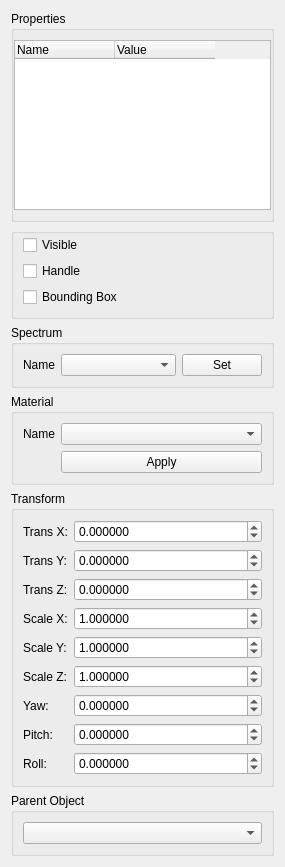
<?xml version="1.0" encoding="UTF-8"?>
<ui version="4.0">
 <class>ObjReprProp</class>
 <widget class="QWidget" name="ObjReprProp">
  <property name="geometry">
   <rect>
    <x>0</x>
    <y>0</y>
    <width>285</width>
    <height>846</height>
   </rect>
  </property>
  <property name="windowTitle">
   <string>Form</string>
  </property>
  <property name="styleSheet">
   <string notr="true"/>
  </property>
  <layout class="QVBoxLayout" name="verticalLayout">
   <item>
    <widget class="QGroupBox" name="propertiesBox">
     <property name="styleSheet">
      <string notr="true"/>
     </property>
     <property name="title">
      <string>Properties</string>
     </property>
     <layout class="QGridLayout" name="gridLayout">
      <property name="leftMargin">
       <number>0</number>
      </property>
      <property name="rightMargin">
       <number>0</number>
      </property>
      <item row="0" column="0">
       <widget class="QTableWidget" name="propTable">
        <property name="sizePolicy">
         <sizepolicy hsizetype="Preferred" vsizetype="Expanding">
          <horstretch>0</horstretch>
          <verstretch>0</verstretch>
         </sizepolicy>
        </property>
        <property name="minimumSize">
         <size>
          <width>0</width>
          <height>170</height>
         </size>
        </property>
        <property name="verticalScrollBarPolicy">
         <enum>Qt::ScrollBarAsNeeded</enum>
        </property>
        <property name="horizontalScrollBarPolicy">
         <enum>Qt::ScrollBarAsNeeded</enum>
        </property>
        <property name="editTriggers">
         <set>QAbstractItemView::AnyKeyPressed|QAbstractItemView::DoubleClicked|QAbstractItemView::EditKeyPressed</set>
        </property>
        <property name="alternatingRowColors">
         <bool>true</bool>
        </property>
        <property name="selectionMode">
         <enum>QAbstractItemView::NoSelection</enum>
        </property>
        <property name="textElideMode">
         <enum>Qt::ElideNone</enum>
        </property>
        <property name="verticalScrollMode">
         <enum>QAbstractItemView::ScrollPerPixel</enum>
        </property>
        <property name="horizontalScrollMode">
         <enum>QAbstractItemView::ScrollPerPixel</enum>
        </property>
        <property name="showGrid">
         <bool>false</bool>
        </property>
        <property name="wordWrap">
         <bool>true</bool>
        </property>
        <attribute name="horizontalHeaderCascadingSectionResizes">
         <bool>true</bool>
        </attribute>
        <attribute name="horizontalHeaderDefaultSectionSize">
         <number>100</number>
        </attribute>
        <attribute name="horizontalHeaderStretchLastSection">
         <bool>false</bool>
        </attribute>
        <attribute name="verticalHeaderCascadingSectionResizes">
         <bool>true</bool>
        </attribute>
        <column>
         <property name="text">
          <string>Name</string>
         </property>
         <property name="textAlignment">
          <set>AlignLeft|AlignVCenter</set>
         </property>
        </column>
        <column>
         <property name="text">
          <string>Value</string>
         </property>
         <property name="textAlignment">
          <set>AlignLeft|AlignVCenter</set>
         </property>
        </column>
       </widget>
      </item>
     </layout>
    </widget>
   </item>
   <item>
    <widget class="QGroupBox" name="groupBox">
     <layout class="QVBoxLayout" name="propertyLayout">
      <property name="leftMargin">
       <number>9</number>
      </property>
      <property name="topMargin">
       <number>1</number>
      </property>
      <property name="rightMargin">
       <number>9</number>
      </property>
      <item>
       <widget class="QCheckBox" name="visibleCheckbox">
        <property name="sizePolicy">
         <sizepolicy hsizetype="Preferred" vsizetype="Fixed">
          <horstretch>0</horstretch>
          <verstretch>0</verstretch>
         </sizepolicy>
        </property>
        <property name="minimumSize">
         <size>
          <width>0</width>
          <height>0</height>
         </size>
        </property>
        <property name="toolTip">
         <string>Toggle representation visibility</string>
        </property>
        <property name="text">
         <string>Visible</string>
        </property>
       </widget>
      </item>
      <item>
       <widget class="QCheckBox" name="handleCheckbox">
        <property name="toolTip">
         <string>Toggle handle visibility</string>
        </property>
        <property name="text">
         <string>Handle</string>
        </property>
       </widget>
      </item>
      <item>
       <widget class="QCheckBox" name="bbCheckbox">
        <property name="toolTip">
         <string>Toggle bound box visibility</string>
        </property>
        <property name="text">
         <string>Bounding Box</string>
        </property>
       </widget>
      </item>
     </layout>
    </widget>
   </item>
   <item>
    <widget class="QGroupBox" name="spectrumBox">
     <property name="enabled">
      <bool>true</bool>
     </property>
     <property name="title">
      <string>Spectrum</string>
     </property>
     <layout class="QVBoxLayout" name="verticalLayout_3">
      <item>
       <layout class="QHBoxLayout" name="horizontalLayout">
        <property name="topMargin">
         <number>0</number>
        </property>
        <item>
         <widget class="QLabel" name="label_11">
          <property name="enabled">
           <bool>true</bool>
          </property>
          <property name="sizePolicy">
           <sizepolicy hsizetype="Fixed" vsizetype="Preferred">
            <horstretch>0</horstretch>
            <verstretch>0</verstretch>
           </sizepolicy>
          </property>
          <property name="text">
           <string>Name</string>
          </property>
         </widget>
        </item>
        <item>
         <widget class="QComboBox" name="specnameBox">
          <property name="enabled">
           <bool>true</bool>
          </property>
          <property name="sizePolicy">
           <sizepolicy hsizetype="Expanding" vsizetype="Fixed">
            <horstretch>0</horstretch>
            <verstretch>0</verstretch>
           </sizepolicy>
          </property>
          <property name="toolTip">
           <string>Select spectrum</string>
          </property>
         </widget>
        </item>
        <item>
         <widget class="QPushButton" name="setSpecButton">
          <property name="enabled">
           <bool>true</bool>
          </property>
          <property name="sizePolicy">
           <sizepolicy hsizetype="Fixed" vsizetype="Fixed">
            <horstretch>0</horstretch>
            <verstretch>0</verstretch>
           </sizepolicy>
          </property>
          <property name="toolTip">
           <string>Set the selected spectrum to this object</string>
          </property>
          <property name="text">
           <string>Set</string>
          </property>
         </widget>
        </item>
       </layout>
      </item>
     </layout>
    </widget>
   </item>
   <item>
    <widget class="QGroupBox" name="materialBox">
     <property name="title">
      <string>Material</string>
     </property>
     <layout class="QFormLayout" name="formLayout">
      <property name="fieldGrowthPolicy">
       <enum>QFormLayout::AllNonFixedFieldsGrow</enum>
      </property>
      <item row="0" column="1">
       <widget class="QComboBox" name="matnameBox">
        <property name="toolTip">
         <string>Select material name</string>
        </property>
       </widget>
      </item>
      <item row="1" column="1">
       <widget class="QPushButton" name="applymatButton">
        <property name="toolTip">
         <string>Apply material and recalculate data as needed</string>
        </property>
        <property name="text">
         <string>Apply</string>
        </property>
       </widget>
      </item>
      <item row="0" column="0">
       <widget class="QLabel" name="label">
        <property name="text">
         <string>Name</string>
        </property>
       </widget>
      </item>
     </layout>
    </widget>
   </item>
   <item>
    <widget class="QGroupBox" name="groupBox">
     <property name="title">
      <string>Transform</string>
     </property>
     <layout class="QFormLayout" name="formLayout_2">
      <item row="1" column="1">
       <widget class="QDoubleSpinBox" name="transx">
        <property name="toolTip">
         <string>X translation</string>
        </property>
        <property name="decimals">
         <number>6</number>
        </property>
        <property name="minimum">
         <double>-100000.000000000000000</double>
        </property>
        <property name="maximum">
         <double>100000.000000000000000</double>
        </property>
       </widget>
      </item>
      <item row="1" column="0">
       <widget class="QLabel" name="label_2">
        <property name="text">
         <string>Trans X:</string>
        </property>
       </widget>
      </item>
      <item row="2" column="0">
       <widget class="QLabel" name="label_3">
        <property name="text">
         <string>Trans Y:</string>
        </property>
       </widget>
      </item>
      <item row="3" column="0">
       <widget class="QLabel" name="label_4">
        <property name="text">
         <string>Trans Z:</string>
        </property>
       </widget>
      </item>
      <item row="4" column="0">
       <widget class="QLabel" name="label_5">
        <property name="text">
         <string>Scale X:</string>
        </property>
       </widget>
      </item>
      <item row="5" column="0">
       <widget class="QLabel" name="label_6">
        <property name="text">
         <string>Scale Y:</string>
        </property>
       </widget>
      </item>
      <item row="6" column="0">
       <widget class="QLabel" name="label_7">
        <property name="text">
         <string>Scale Z:</string>
        </property>
       </widget>
      </item>
      <item row="7" column="0">
       <widget class="QLabel" name="label_8">
        <property name="text">
         <string>Yaw:</string>
        </property>
       </widget>
      </item>
      <item row="8" column="0">
       <widget class="QLabel" name="label_9">
        <property name="text">
         <string>Pitch:</string>
        </property>
       </widget>
      </item>
      <item row="9" column="0">
       <widget class="QLabel" name="label_10">
        <property name="text">
         <string>Roll:</string>
        </property>
       </widget>
      </item>
      <item row="2" column="1">
       <widget class="QDoubleSpinBox" name="transy">
        <property name="toolTip">
         <string>Y translation</string>
        </property>
        <property name="decimals">
         <number>6</number>
        </property>
        <property name="minimum">
         <double>-100000.000000000000000</double>
        </property>
        <property name="maximum">
         <double>100000.000000000000000</double>
        </property>
       </widget>
      </item>
      <item row="3" column="1">
       <widget class="QDoubleSpinBox" name="transz">
        <property name="toolTip">
         <string>Z translation</string>
        </property>
        <property name="decimals">
         <number>6</number>
        </property>
        <property name="minimum">
         <double>-100000.000000000000000</double>
        </property>
        <property name="maximum">
         <double>100000.000000000000000</double>
        </property>
       </widget>
      </item>
      <item row="4" column="1">
       <widget class="QDoubleSpinBox" name="scalex">
        <property name="toolTip">
         <string>X Scale</string>
        </property>
        <property name="decimals">
         <number>6</number>
        </property>
        <property name="minimum">
         <double>-100000.000000000000000</double>
        </property>
        <property name="maximum">
         <double>100000.000000000000000</double>
        </property>
        <property name="singleStep">
         <double>0.100000000000000</double>
        </property>
        <property name="value">
         <double>1.000000000000000</double>
        </property>
       </widget>
      </item>
      <item row="5" column="1">
       <widget class="QDoubleSpinBox" name="scaley">
        <property name="toolTip">
         <string>Y scale</string>
        </property>
        <property name="decimals">
         <number>6</number>
        </property>
        <property name="minimum">
         <double>-100000.000000000000000</double>
        </property>
        <property name="maximum">
         <double>100000.000000000000000</double>
        </property>
        <property name="singleStep">
         <double>0.100000000000000</double>
        </property>
        <property name="value">
         <double>1.000000000000000</double>
        </property>
       </widget>
      </item>
      <item row="6" column="1">
       <widget class="QDoubleSpinBox" name="scalez">
        <property name="toolTip">
         <string>Z scale</string>
        </property>
        <property name="decimals">
         <number>6</number>
        </property>
        <property name="minimum">
         <double>-100000.000000000000000</double>
        </property>
        <property name="maximum">
         <double>100000.000000000000000</double>
        </property>
        <property name="singleStep">
         <double>0.100000000000000</double>
        </property>
        <property name="value">
         <double>1.000000000000000</double>
        </property>
       </widget>
      </item>
      <item row="7" column="1">
       <widget class="QDoubleSpinBox" name="yaw">
        <property name="toolTip">
         <string>Yaw in radians</string>
        </property>
        <property name="decimals">
         <number>6</number>
        </property>
        <property name="minimum">
         <double>-100000.000000000000000</double>
        </property>
        <property name="maximum">
         <double>100000.000000000000000</double>
        </property>
        <property name="singleStep">
         <double>0.314159000000000</double>
        </property>
       </widget>
      </item>
      <item row="9" column="1">
       <widget class="QDoubleSpinBox" name="roll">
        <property name="toolTip">
         <string>Roll in radians</string>
        </property>
        <property name="decimals">
         <number>6</number>
        </property>
        <property name="minimum">
         <double>-100000.000000000000000</double>
        </property>
        <property name="maximum">
         <double>100000.000000000000000</double>
        </property>
        <property name="singleStep">
         <double>0.314159000000000</double>
        </property>
       </widget>
      </item>
      <item row="8" column="1">
       <widget class="QDoubleSpinBox" name="pitch">
        <property name="toolTip">
         <string>Pitch in radians</string>
        </property>
        <property name="decimals">
         <number>6</number>
        </property>
        <property name="minimum">
         <double>-100000.000000000000000</double>
        </property>
        <property name="maximum">
         <double>100000.000000000000000</double>
        </property>
        <property name="singleStep">
         <double>0.314159000000000</double>
        </property>
       </widget>
      </item>
     </layout>
    </widget>
   </item>
   <item>
    <widget class="QGroupBox" name="groupBox_2">
     <property name="minimumSize">
      <size>
       <width>0</width>
       <height>0</height>
      </size>
     </property>
     <property name="title">
      <string>Parent Object</string>
     </property>
     <layout class="QVBoxLayout" name="verticalLayout_2">
      <item>
       <widget class="QComboBox" name="parentBox">
        <property name="toolTip">
         <string>Select parent object to define this object's initial transform</string>
        </property>
       </widget>
      </item>
     </layout>
    </widget>
   </item>
  </layout>
 </widget>
 <resources/>
 <connections/>
</ui>
